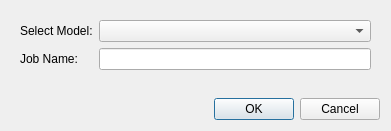
<?xml version="1.0" encoding="UTF-8"?>
<ui version="4.0">
 <class>sv4guiSimJobCreate1d</class>
 <widget class="QWidget" name="sv4guiSimJobCreate1d">
  <property name="windowModality">
   <enum>Qt::WindowModal</enum>
  </property>
  <property name="geometry">
   <rect>
    <x>0</x>
    <y>0</y>
    <width>391</width>
    <height>131</height>
   </rect>
  </property>
  <property name="windowTitle">
   <string>Create Simulation Job</string>
  </property>
  <layout class="QVBoxLayout" name="verticalLayout">
   <item>
    <widget class="QWidget" name="widget" native="true">
     <layout class="QFormLayout" name="formLayout">
      <item row="0" column="0">
       <widget class="QLabel" name="label">
        <property name="text">
         <string>Select Model:</string>
        </property>
       </widget>
      </item>
      <item row="0" column="1">
       <widget class="QComboBox" name="comboBox"/>
      </item>
      <item row="1" column="0">
       <widget class="QLabel" name="label_2">
        <property name="text">
         <string>Job Name:</string>
        </property>
       </widget>
      </item>
      <item row="1" column="1">
       <widget class="QLineEdit" name="lineEditJobName">
        <property name="text">
         <string/>
        </property>
       </widget>
      </item>
     </layout>
    </widget>
   </item>
   <item>
    <widget class="QDialogButtonBox" name="buttonBox">
     <property name="orientation">
      <enum>Qt::Horizontal</enum>
     </property>
     <property name="standardButtons">
      <set>QDialogButtonBox::Cancel|QDialogButtonBox::Ok</set>
     </property>
    </widget>
   </item>
  </layout>
 </widget>
 <resources/>
 <connections/>
</ui>
